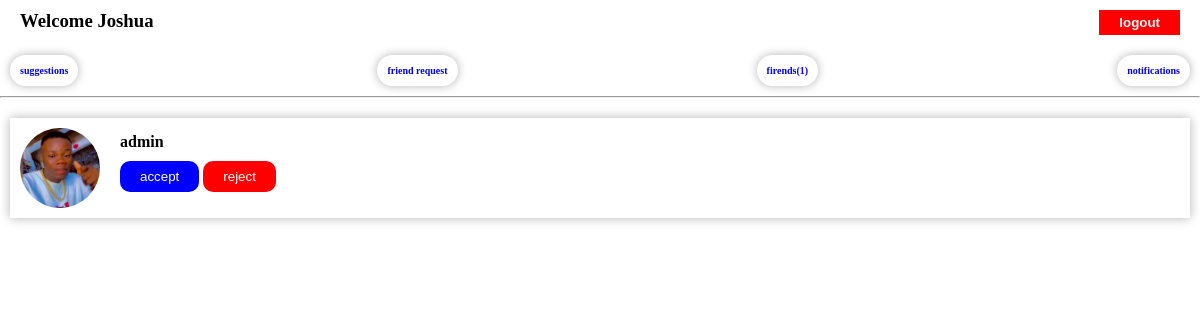
/request/ (signed in), run on an earlier commit of the app's database.
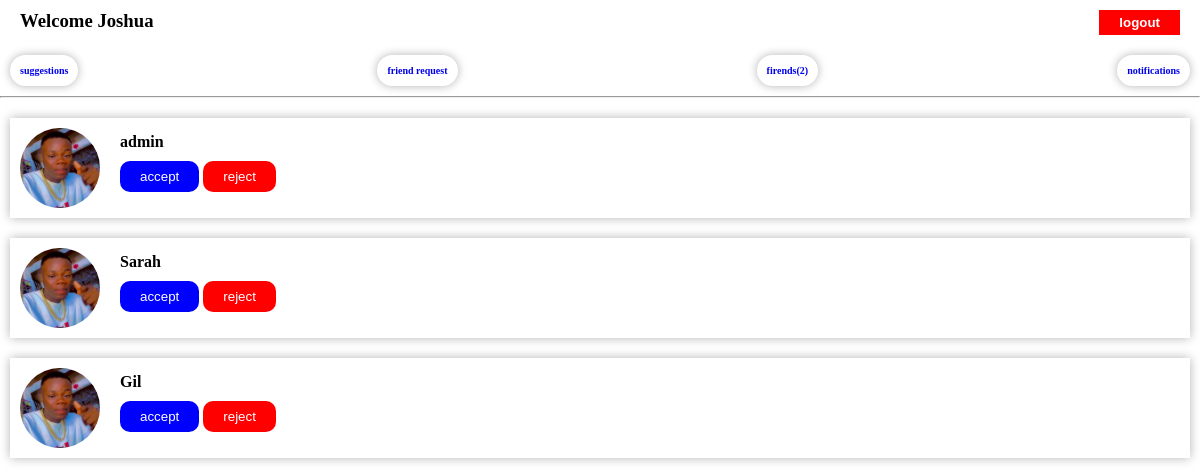
And on a later commit of the database.
### account/models.py (models this page shows, shortened)
class MyUser(AbstractUser):
    id = models.UUIDField(
            primary_key=True,
            default=uuid.uuid4,
            editable=False,)
    username = models.CharField(max_length=50,unique=True)
    email = models.EmailField(unique=True)
    contact = models.IntegerField(blank=True,null=True)
    friends = models.ManyToManyField('self',symmetrical=False)
    USERNAME_FIELD = 'username'
    REQUIRED_FIELDS = ["email"]

### main/models.py (models this page shows, shortened)
class Frequest(models.Model):
    id = models.UUIDField(
            primary_key=True,
            unique=True,
            default=uuid.uuid4,
            editable=False,)
    sender = models.ForeignKey(
            User,
            on_delete=models.CASCADE,
            related_name="sender")
    receiver = models.ForeignKey(
            User,
            on_delete=models.CASCADE,
            related_name="receiver")
    status = models.BooleanField(default=False)
    date = models.DateTimeField(auto_now_add=True)

class Image(models.Model):
    user = models.OneToOneField(User,on_delete=models.CASCADE)
    images = models.ImageField(upload_to="user_image")

### main/views.py (the view)
# urls.py: path("request/",views.allrequest,name="allrequest"),
def allrequest(request):
    friendrequests = Frequest.objects.filter(receiver=request.user)
    friends = User.objects.get(username=request.user.username).friends.all()
    return render(request,"accept.html",{"friendrequests":friendrequests,"friends":friends})

### templates/accept.html (shortened to what this page needs)
{% extends "base.html" %}
{% block content %}
  <header>
    <nav class="nav-links">
	    <h3>Welcome {{request.user.username}}</h2>
	    <a href="{% url 'account:logout' %}"><button>logout</button></a>
    </nav>
    <div class="f-con">
	    <a href="{% url 'main:home'%}"><h3>suggestions</h3></a>               <a href="{% url 'main:allrequest'%}"><h3>friend request</h3></a>      <a href="{% url 'main:friendslist'%}"><h3>firends({{friends.count}})</h3></a>
      <a href="{% url 'main:notifications'%}"><h3>notifications</h3></a>
    </div>
  </header>
  <hr>
  <main>
    {% for friendrequest in friendrequests %}
    <div class="suggest">
      <img src="{{ friendrequest.receiver.image.images.url }}" alt="user image">
      <h4>{{ friendrequest.sender.username}}</h4>
      <a href="{% url 'main:accept' friendrequest.pk %}"><button>accept</button>
      <a href="{% url 'main:reject' friendrequest.pk %}"><button style="background:red">reject</button></a>
    </div>
    {% endfor %}
  </main>
{% endblock %}

### templates/base.html (shortened to what this page needs)
{% load static%}
<!DOCTYPE html>
<html lang="en">
<head>
  <link rel="stylesheet" href="{% static 'css/auth.css' %}">
</head>
<body>
    {%block content%}
    {%endblock%}
</body>
</html>

### static/css/auth.css (style rules this page uses)
* { padding: 0; margin: 0; box-sizing: border-box; }
.nav-links { display: flex; justify-content: space-between; margin: 10px 20px 20px 20px; }
.nav-links button { padding: 5px 20px; border: none; background: red; color: white; font-weight: 600; }
.f-con { display: flex; text-align: center; justify-content: space-between; margin: 5px 10px 10px 10px; }
.f-con h3 { box-shadow: hsl(0,0%,70%) 0 0 10px; padding: 10px; font-size: 10px; border: none; border-radius: 50px; }
.suggest { box-shadow: hsl(0,0%,70%) 0 0 10px; margin: 20px 10px; height: 100px; padding: 10px; }
.suggest img { height:80px; width:80px; float: left; border-radius: 50%; margin-right: 20px; }
.suggest h4 { font-weight: 700; margin: 5px 10px 10px 0; }
.suggest button { padding: 8px 20px; color: white; background: blue; font-weight: 400; border: none; border-radius: 10px; }
a { text-decoration: none; }

What changed in the data, as far as the page shows it:
added Frequest: receiver.image.images (picture), sender.username "Sarah"
added Frequest: receiver.image.images (picture), sender.username "Gil"
Also different on the page:
{{ friends.count }}: "1" → "2"
